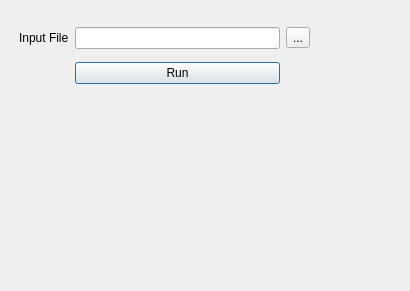
<?xml version="1.0" encoding="UTF-8"?>
<ui version="4.0">
 <class>Dialog</class>
 <widget class="QDialog" name="Dialog">
  <property name="geometry">
   <rect>
    <x>0</x>
    <y>0</y>
    <width>410</width>
    <height>291</height>
   </rect>
  </property>
  <property name="windowTitle">
   <string>Dialog</string>
  </property>
  <property name="sizeGripEnabled">
   <bool>false</bool>
  </property>
  <widget class="QWidget" name="gridLayoutWidget">
   <property name="geometry">
    <rect>
     <x>19</x>
     <y>20</y>
     <width>291</width>
     <height>71</height>
    </rect>
   </property>
   <layout class="QGridLayout" name="gridLayout">
    <item row="0" column="1">
     <widget class="QLineEdit" name="lineEditInputFilePath"/>
    </item>
    <item row="0" column="0">
     <widget class="QLabel" name="labelInputFilePath">
      <property name="text">
       <string>Input File</string>
      </property>
     </widget>
    </item>
    <item row="0" column="2">
     <widget class="QToolButton" name="toolButtonSelectInputFile">
      <property name="text">
       <string>...</string>
      </property>
     </widget>
    </item>
    <item row="1" column="1">
     <widget class="QPushButton" name="pushButtonRun">
      <property name="text">
       <string>Run</string>
      </property>
     </widget>
    </item>
   </layout>
  </widget>
 </widget>
 <resources/>
 <connections/>
</ui>
